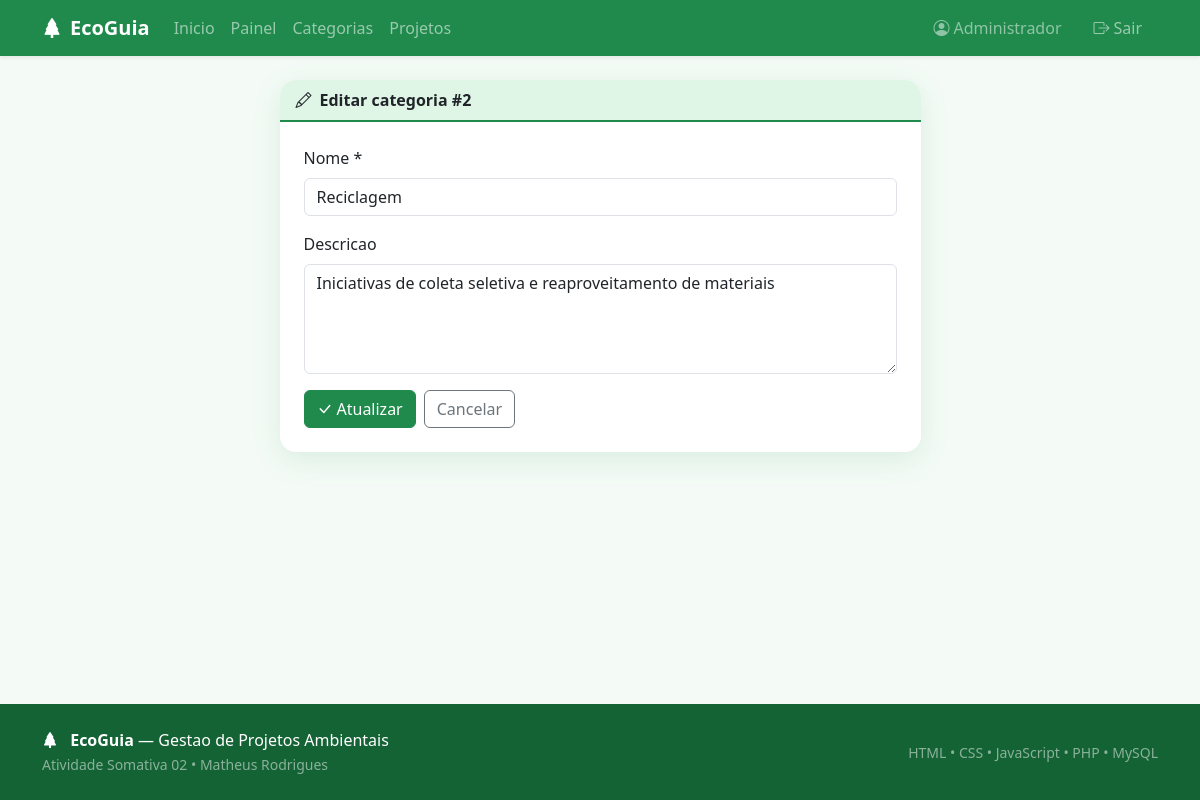
Page /categorias/editar.php?id=2 (signed in) on the committed database.
### tables this page shows
CREATE TABLE categorias (
  id INT AUTO_INCREMENT PRIMARY KEY,
  nome VARCHAR(100) NOT NULL,
  descricao TEXT,
  criado_em TIMESTAMP DEFAULT CURRENT_TIMESTAMP
);

### categorias/editar.php (the view, shortened to what this page needs)
<?php
require_once __DIR__ . '/../config/conexao.php';
$id = (int) ($_GET['id'] ?? 0);
$stmt = $pdo->prepare('SELECT * FROM categorias WHERE id = ?');
$stmt->execute([$id]);
$categoria = $stmt->fetch();
require_once __DIR__ . '/../includes/cabecalho.php';
?>
<div class="container">
    <div class="row justify-content-center">
        <div class="col-lg-7">
            <div class="card card-ecoguia">
                <div class="card-header">
                    <i class="bi bi-pencil me-2"></i>Editar categoria #<?= (int) $categoria['id'] ?>
                </div>
                <div class="card-body p-4">
                    <form method="post" action="" data-validar novalidate>
                        <div class="mb-3">
                            <label for="nome" class="form-label">Nome *</label>
                            <input type="text" class="form-control" id="nome" name="nome"
                                   data-regra="obrigatorio|min:3" required maxlength="100"
                                   value="<?= htmlspecialchars($_POST['nome'] ?? $categoria['nome']) ?>">
                        </div>
                        <div class="mb-3">
                            <label for="descricao" class="form-label">Descricao</label>
                            <textarea class="form-control" id="descricao" name="descricao" rows="4"><?= htmlspecialchars($_POST['descricao'] ?? $categoria['descricao'] ?? '') ?></textarea>
                        </div>
                        <div class="d-flex gap-2">
                            <button type="submit" class="btn btn-ecoguia">
                                <i class="bi bi-check-lg me-1"></i>Atualizar
                            </button>
                            <a href="<?= BASE_URL ?>/categorias/listar.php" class="btn btn-outline-secondary">Cancelar</a>
                        </div>
                    </form>
                </div>
            </div>
        </div>
    </div>
</div>
<?php require_once __DIR__ . '/../includes/rodape.php'; ?>

### css/estilo.css (style rules this page uses)
:root { --ecoguia-verde: #1f8a4c; --ecoguia-verde-escuro: #146335; --ecoguia-verde-claro: #dff6e7; --ecoguia-fundo: #f4fbf6; }
body { background-color: var(--ecoguia-fundo); }
.btn-ecoguia { background-color: var(--ecoguia-verde); border-color: var(--ecoguia-verde); color: #fff; }
.card-ecoguia { border: none; border-radius: 1rem; box-shadow: 0 8px 30px rgba(31, 138, 76, 0.12); }
.card-ecoguia .card-header { background-color: var(--ecoguia-verde-claro); border-bottom: 2px solid var(--ecoguia-verde); font-weight: 600; border-radius: 1rem 1rem 0 0 !important; }

### rows in the picture
categorias: id "2", nome "Reciclagem", descricao "Iniciativas de coleta seletiva e reaproveitamento de materiais"

### other values in the picture
nomeUsuario() "Administrador"
